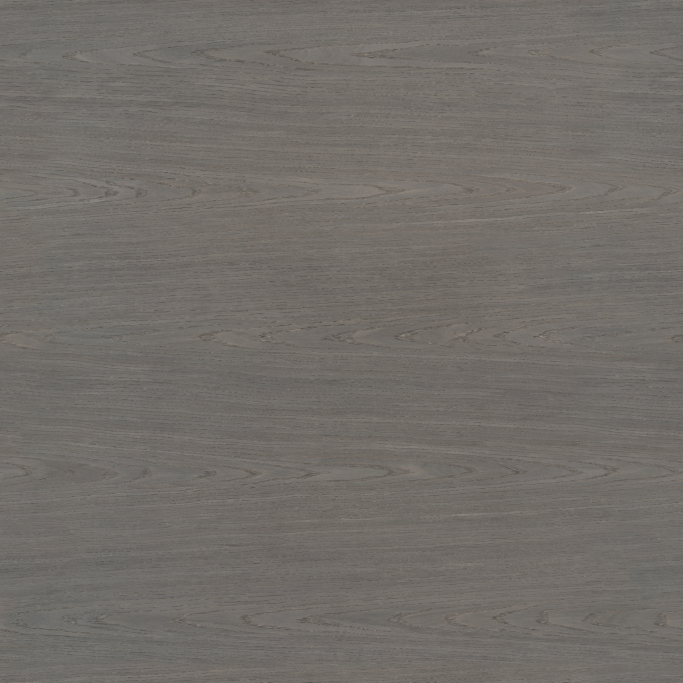
#> input picture art-src/polyhaven/american_walnut_veneer_diff_2k.jpg, 2048 x 2048 px (shown at 1/3 size)
$ python build_table.py
#> lines starting #> are read from the running program, lines starting #| are printed output that depends on the picture
"""The table under every panel: src/assets/environment/table.jpg.

A wooden tabletop: Poly Haven's "American Walnut Veneer" (Jenelle van Heerden, CC0; polyhaven.com), 2K colour map
in art-src/polyhaven/. Seamless as published. Greyscaled here, because setupTable (src/render.ts) washes it with
each panel's colour, and its contrast set so the grain shows without shouting.
History: the scaffold's mottled felt read as "a windows 95 wallpaper"; a generated flat felt was "bad too" (the
developer).
    python3 -P scripts/art/build_table.py
"""
import os
import cv2
import numpy as np

ROOT = os.path.dirname(os.path.dirname(os.path.dirname(os.path.abspath(__file__))))
src = cv2.imread(os.path.join(ROOT, "art-src/polyhaven/american_walnut_veneer_diff_2k.jpg"))
#> src is the input picture: shape (2048, 2048, 3); mean B, G, R 105.3, 110.2, 114.4
assert src is not None and src.shape[:2] == (2048, 2048)
g = cv2.cvtColor(src, cv2.COLOR_BGR2GRAY).astype(np.float32)
g = cv2.resize(g, (1024, 1024), interpolation=cv2.INTER_AREA)
#> g: shape (1024, 1024) float32
MEAN, SPREAD = 125, 22
g = (g - g.mean()) / g.std() * SPREAD + MEAN
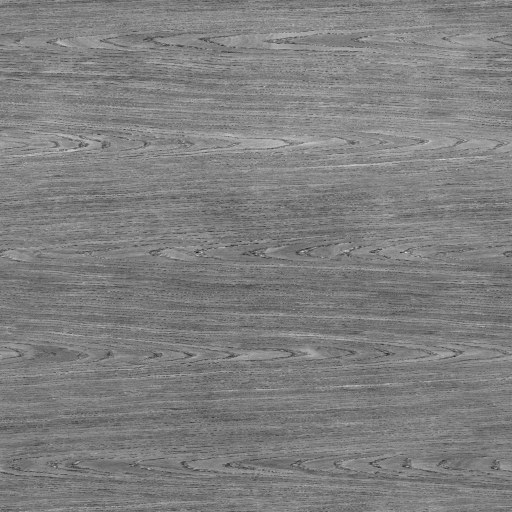
#> g: shape (1024, 1024) float32 (shown at 1/2 size); min -21.81, max 271, mean 125; drawn with min black and max white
img = np.clip(g, 0, 255).astype(np.uint8)
cv2.imwrite(os.path.join(ROOT, "src/assets/environment/table.jpg"), img, [cv2.IMWRITE_JPEG_QUALITY, 82])
print("table.jpg", img.shape, round(float(img.mean()), 1), round(float(img.std()), 1),
      os.path.getsize(os.path.join(ROOT, "src/assets/environment/table.jpg")) // 1024, "KB")
#| table.jpg (1024, 1024) 124.5 22.0 281 KB
